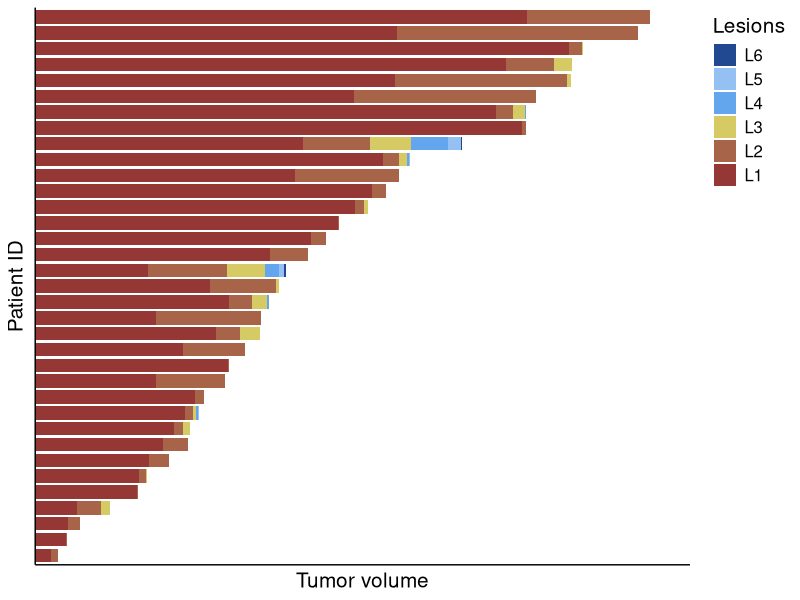

This chart was generated by the following R code:


library(reshape2)
library(data.table)
library(ggplot2)
library(ggthemes)
library(ggsci)
realTumorMelt = data.frame(fread('./240105_volumeByLesion.csv'))
colnames(realTumorMelt) = c('patient', 'lesion', 'realVolume')

setFillColor = rev(c('#953735', '#A76448', '#D6CA64',
                     '#64A6EE', '#94C0F3', '#214992'))

totalVolume = aggregate(realVolume ~ patient, data = realTumorMelt, sum)
orderedPatients = totalVolume$patient[order(totalVolume$realVolume)]
realTumorMelt$patient = factor(realTumorMelt$patient, levels = orderedPatients)
ggplot(realTumorMelt, aes(fill=factor(lesion, levels = paste0('L',6:1)), 
                          y=realVolume/1000, 
                          x=patient
)) + 
  geom_bar(position="stack", stat="identity", width = 0.85) +
  theme_classic() +
  scale_y_continuous(expand = expansion(add = c(0, 5e3/1e3))) +
  theme(text = element_text(size=15),
        axis.text.x = element_blank(),
        axis.text.y = element_blank(),
        legend.justification = c(1, 1),
        axis.ticks.x = element_blank(),
        axis.ticks.y = element_blank()
  ) +
  scale_fill_manual(values = setFillColor) + 
  labs(fill = 'Lesions',
       x = 'Patient ID',
       y = 'Tumor volume') +
  coord_flip()

